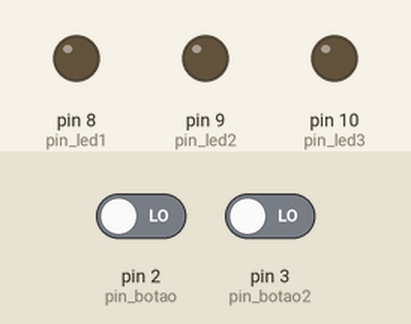
Recording of a sketch running on a simulated Arduino Uno, built with avr-gcc and run on an emulated ATmega328P. Parts: output pins drawn as LEDs (lit = HIGH). The test bench sets the inputs (shaded band); at power-on: pin 2 (pin_botao) LOW, pin 3 (pin_botao2) LOW.

Above: at 1.2 s.
1.3 s: pin 2 (pin_botao) driven HIGH and pin 3 (pin_botao2) driven HIGH
At 2.5 s:
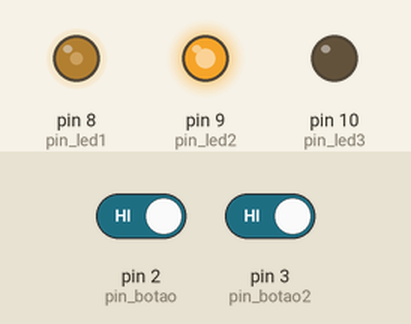
2.8 s: pin 2 (pin_botao) driven LOW
At 3.4 s:
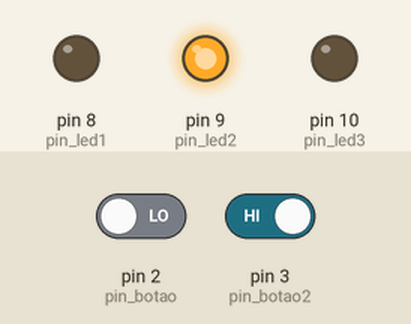
4.3 s: pin 2 (pin_botao) driven HIGH
At 5.5 s:
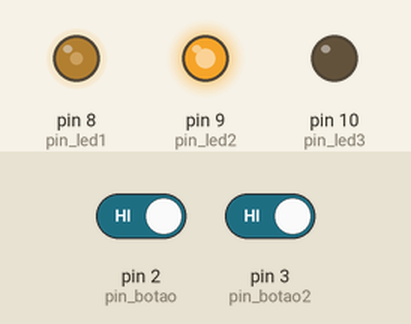
5.8 s: pin 3 (pin_botao2) driven LOW
At 6.9 s:
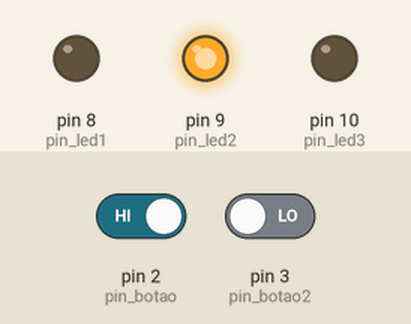
Timing chart, 0 to 8.3 s (numbered marks = the images above; inputs shaded):
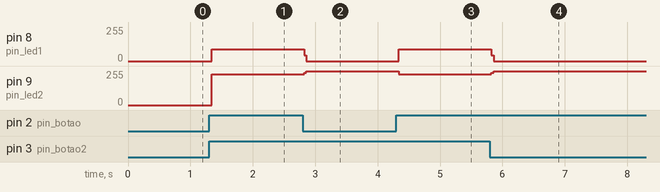

The sketch:

atividade4.ino
```cpp
#define pin_led1 8    // e /* */
#define pin_led2 9
#define pin_led3 10
#define pin_botao 2
#define pin_botao2 3

void setup() {
  Serial.begin(9600);
  pinMode(pin_led1, OUTPUT);
  pinMode(pin_led2, OUTPUT);
  pinMode(pin_led3, OUTPUT);
  pinMode(pin_botao, INPUT);
  pinMode(pin_botao2, INPUT);
}

void loop() {
  bool estado = digitalRead(pin_botao);
  bool estado2 = digitalRead(pin_botao2);
  if ((estado == 1 & estado2 == 1)) {
    digitalWrite(pin_led1, HIGH);
    digitalWrite(pin_led3, LOW);
    digitalWrite(pin_led2, LOW);
  if (estado == 1)
    digitalWrite(pin_led2, HIGH);
    digitalWrite(pin_led1, LOW);
    digitalWrite(pin_led3, LOW);
  if (estado2 == 1)
    digitalWrite(pin_led2, HIGH);
    digitalWrite(pin_led1, LOW);
    digitalWrite(pin_led3, LOW);
  }
}
```

Measured:
- after the input at 1.3 s, pin 8 (pin_led1): 0/255 → 88/255 at once; pin 9 (pin_led2): 0/255 → 232/255 at once
- after the input at 2.8 s, pin 8 (pin_led1): 88/255 → 0/255 at once; pin 9 (pin_led2): 232/255 → 255/255 at once
- after the input at 4.3 s, pin 8 (pin_led1): 0/255 → 88/255 at once; pin 9 (pin_led2): 255/255 → 232/255 at once
- after the input at 5.8 s, pin 8 (pin_led1): 88/255 → 0/255 at once; pin 9 (pin_led2): 232/255 → 255/255 at once
